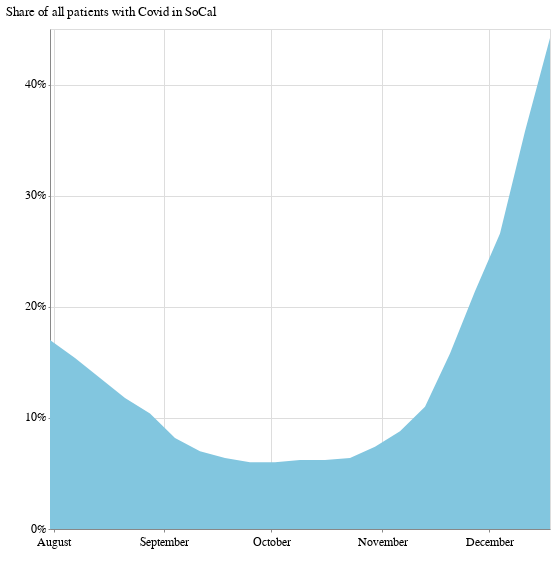

This figure's notebook cell:
### Code cell
alt.Chart(socal_grouped).mark_area().encode(
    x=alt.X('week:T', axis=alt.Axis(format='', title=' ', tickCount=3)),
    y = alt.Y('covid_patients_share', title=' ', axis=alt.Axis(format='%', title='Share of all patients with Covid in SoCal', tickCount=6)),
).properties(width=500, height=500)

### Figure 1 — Vega-Lite specification as saved in the notebook (floating-point values rounded to 4 significant figures)
{"config": {"view": {"width": 800, "height": 450}, "background": "#ffffff", "title": {"anchor": "start", "font": "Benton Gothic Bold, sans", "fontColor": "#000000", "fontSize": 22, "fontWeight": "normal"}, "arc": {"fill": "#82c6df"}, "area": {"fill": "#82c6df"}, "line": {"stroke": "#82c6df", "strokeWidth": 3}, "path": {"stroke": "#82c6df"}, "rect": {"fill": "#82c6df"}, "shape": {"stroke": "#82c6df"}, "bar": {"fill": "#82c6df"}, "point": {"stroke": "#82c6df"}, "symbol": {"fill": "#82c6df", "size": 30}, "axis": {"titleFont": "Benton Gothic Bold, sans", "titleFontSize": 13, "titleFontWeight": "normal", "labelFont": "Benton Gothic, sans", "labelFontSize": 11.5, "labelFontWeight": "normal"}, "axisX": {"labelAngle": 0, "labelPadding": 4, "tickSize": 3}, "axisY": {"labelBaseline": "middle", "maxExtent": 45, "minExtent": 45, "tickSize": 2, "titleAlign": "left", "titleAngle": 0, "titleX": -45, "titleY": -11}, "legend": {"titleFont": "Benton Gothic Bold, sans", "titleFontSize": 13, "titleFontWeight": "normal", "symbolType": "square", "labelFont": "Benton Gothic, sans", "labelFontSize": 11.5}, "range": {"category": ["#3580b1", "#ec8431", "#ab7fb4", "#c89d29", "#adc839", "#829eb1"], "diverging": ["#e68a4f", "#f4bb6a", "#f9e39c", "#dadfe2", "#a6b7c6", "#849eae"], "heatmap": ["#fbf2c7", "#f9e39c", "#f8d36e", "#f4bb6a", "#e68a4f", "#d15a40", "#ab4232"], "ordinal": ["#fbf2c7", "#f9e39c", "#f8d36e", "#f4bb6a", "#e68a4f", "#d15a40", "#ab4232"], "ramp": ["#fbf2c7", "#f9e39c", "#f8d36e", "#f4bb6a", "#e68a4f", "#d15a40", "#ab4232"]}}, "data": {"name": "data-c9c649215919b9c6f41da4e706aeea38"}, "mark": "area", "encoding": {"x": {"type": "temporal", "axis": {"format": "", "tickCount": 3, "title": " "}, "field": "week"}, "y": {"type": "quantitative", "axis": {"format": "%", "tickCount": 6, "title": "Share of all patients with Covid in SoCal"}, "field": "covid_patients_share", "title": " "}}, "height": 500, "width": 500, "$schema": "https://vega.github.io/schema/vega-lite/v4.0.2.json", "datasets": {"data-c9c649215919b9c6f41da4e706aeea38": [{"week": "2020-07-31T00:00:00", "all_covid_patients": 3298.0, "covid_patients_share": 0.17}, {"week": "2020-08-07T00:00:00", "all_covid_patients": 2907.0, "covid_patients_share": 0.154}, {"week": "2020-08-14T00:00:00", "all_covid_patients": 2592.0, "covid_patients_share": 0.136}, {"week": "2020-08-21T00:00:00", "all_covid_patients": 2283.0, "covid_patients_share": 0.118}, {"week": "2020-08-28T00:00:00", "all_covid_patients": 1921.0, "covid_patients_share": 0.104}, {"week": "2020-09-04T00:00:00", "all_covid_patients": 1606.0, "covid_patients_share": 0.082}, {"week": "2020-09-11T00:00:00", "all_covid_patients": 1338.0, "covid_patients_share": 0.07}, {"week": "2020-09-18T00:00:00", "all_covid_patients": 1266.0, "covid_patients_share": 0.064}, {"week": "2020-09-25T00:00:00", "all_covid_patients": 1206.0, "covid_patients_share": 0.06}, {"week": "2020-10-02T00:00:00", "all_covid_patients": 1215.0, "covid_patients_share": 0.06}, {"week": "2020-10-09T00:00:00", "all_covid_patients": 1241.0, "covid_patients_share": 0.062}, {"week": "2020-10-16T00:00:00", "all_covid_patients": 1289.0, "covid_patients_share": 0.062}, {"week": "2020-10-23T00:00:00", "all_covid_patients": 1321.0, "covid_patients_share": 0.064}, {"week": "2020-10-30T00:00:00", "all_covid_patients": 1464.0, "covid_patients_share": 0.074}, {"week": "2020-11-06T00:00:00", "all_covid_patients": 1688.0, "covid_patients_share": 0.088}, {"week": "2020-11-13T00:00:00", "all_covid_patients": 2252.0, "covid_patients_share": 0.11}, {"week": "2020-11-20T00:00:00", "all_covid_patients": 3173.0, "covid_patients_share": 0.158}, {"week": "2020-11-27T00:00:00", "all_covid_patients": 4546.0, "covid_patients_share": 0.214}, {"week": "2020-12-04T00:00:00", "all_covid_patients": 6086.0, "covid_patients_share": 0.266}, {"week": "2020-12-11T00:00:00", "all_covid_patients": 8483.0, "covid_patients_share": 0.358}, {"week": "2020-12-18T00:00:00", "all_covid_patients": 10980.0, "covid_patients_share": 0.442}]}}
